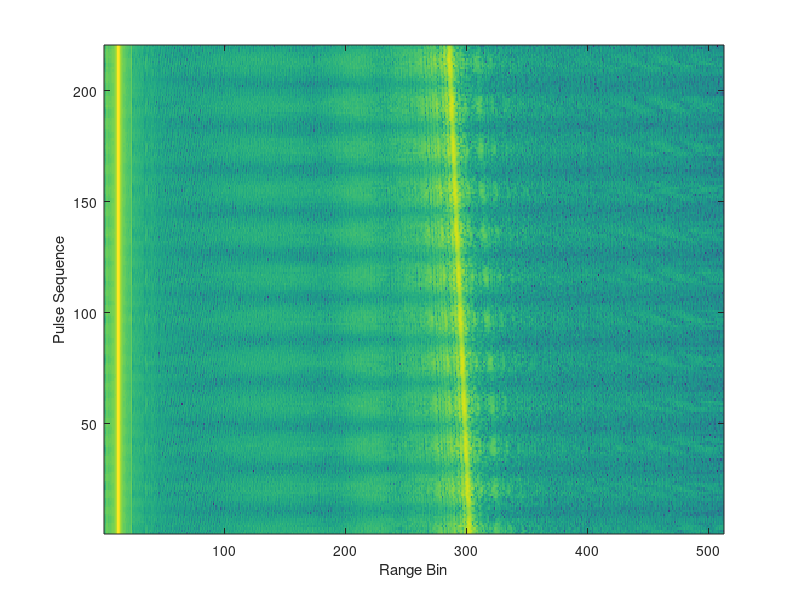
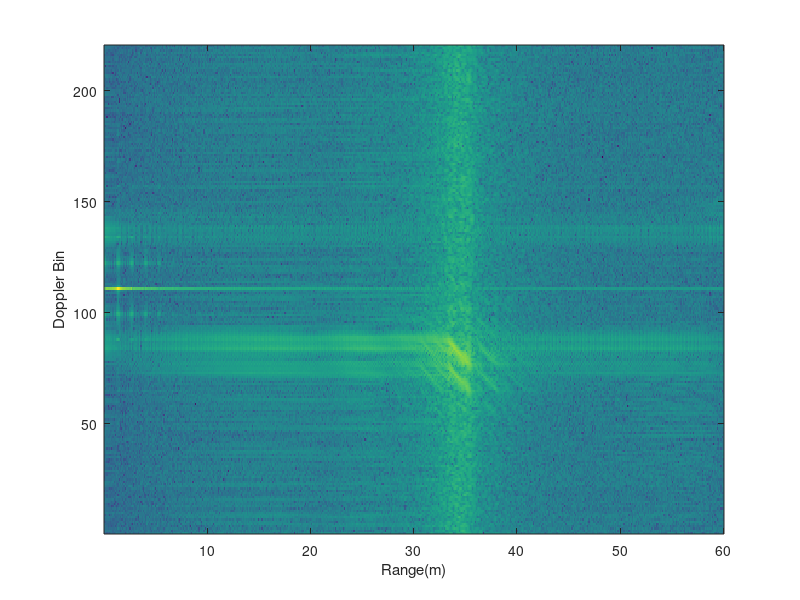
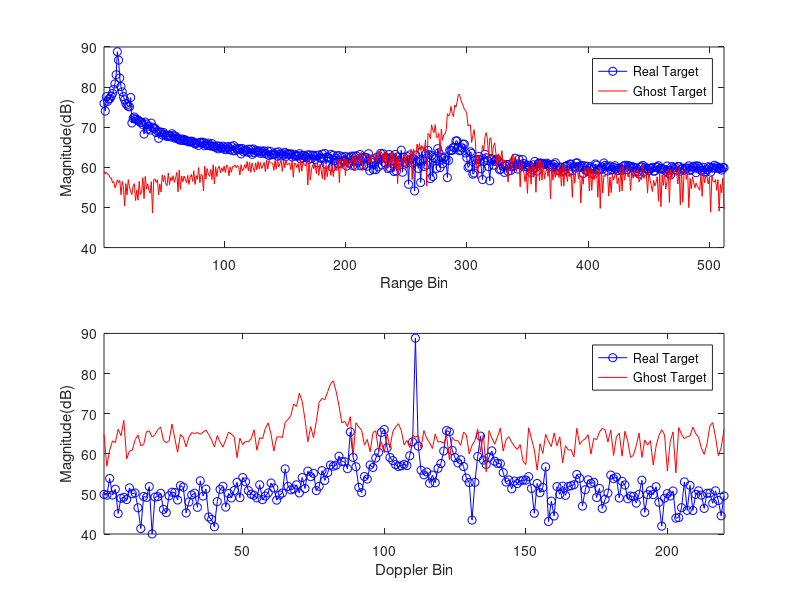

Source code (MATLAB) for these figures, in order:
%---------------------------------------------------------
%2024.05.02  raw data analysis for interference signal
%Range Migration of ghost target due to the clock drift between two radars
%@Copy Right: Beijing Jiaotong University  9570

%---------------------------------------------------------
close all
clear all
clc
C=3e8;
Fc=78e9;
Br=640e6;    %Bandwidth
Tr=51.2e-6;  %Chirp Duration
Kr=Br/Tr;    % Chirp Rate
Fs=10e6;     %Sample Rate

%%
load RawData.mat
PulseNum=size(RawData,2);        % Pulse number 
SampleNum=size(RawData,1);       %Sample number 
ff=linspace(-Fs/2,Fs/2,SampleNum);
rr=ff*C./2/Kr;

%%
RangeSpectum=fftshift(fft(RawData,[],1),1);
RangeSpectumVal=RangeSpectum((SampleNum/2+1):end,:);
RangeCell=1:size(RangeSpectumVal,1);
DopplerCell=1:size(RangeSpectumVal,2);

figure
imagesc(RangeCell,DopplerCell,20*log10(abs(RangeSpectumVal.')))
ylabel('Pulse Sequence')
xlabel('Range Bin')
axis xy

%%
RangeDoppler=fftshift(fft(RangeSpectumVal,[],2),2);
figure
imagesc(rr((SampleNum/2+1):end),DopplerCell,20*log10(abs(RangeDoppler.')))
ylabel('Doppler Bin')
xlabel('Range(m)')
axis xy

%%
RangeDopplerSpc=RangeDoppler.';

figure
subplot(211)
plot(10*log10(abs(RangeDopplerSpc(111,:))),'bo-')
hold on
plot(10*log10(abs(RangeDopplerSpc(82,:))),'r-')
ylabel('Magnitude(dB)')
xlabel('Range Bin')
xlim([1 size(RangeSpectumVal,1)])
legend('Real Target','Ghost Target')

subplot(212)
plot(10*log10(abs(RangeDopplerSpc(:,12))),'bo-')
hold on
plot(10*log10(abs(RangeDopplerSpc(:,294))),'r-')
ylabel('Magnitude(dB)')
xlabel('Doppler Bin')
xlim([1 size(RangeSpectumVal,2)])
legend('Real Target','Ghost Target')